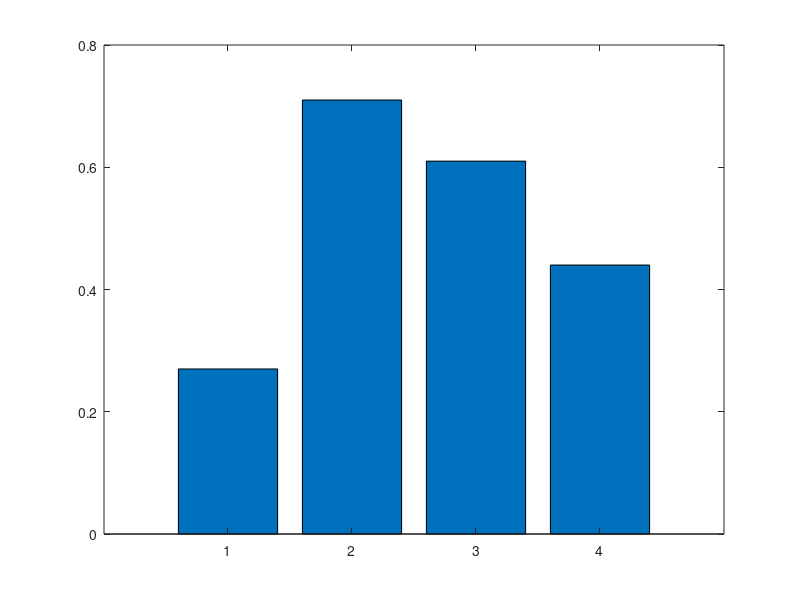

The MATLAB script that drew this image: (Note: this script raises an error after producing the figure.)
% 输入4组数据的平均误差和标准偏差值
data1 = [0.27, 0.18]; %本文方法
data2 = [0.71, 0.35];  %初始标定方法
data3 = [0.61, 0.13]; %Wu的方法
data4 = [0.44, 0.21]; %Wang的方法

% 将数据存储在一个矩阵中
data = [data1; data2; data3; data4];
set(0,'defaultfigurecolor','w');
% 绘制柱状图
figure;
b=bar(data(:,1));

b.FaceColor = 'flat';
b.CData(1,:) = [0  255 0];
b.CData(2,:) = [200  255 0];
b.CData(3,:) = [0  255 255];
b.CData(4,:) = [255  0 71];


% 添加标签和标题

xlabel('Method','fontsize',14,'FontName','Times New Roman');
ylabel('Error (mm)','fontsize',14,'FontName','Times New Roman');
% title('四组数据的平均误差');

% 添加误差条
hold on;
errorbar(data(:,1), data(:,2), 'k', 'LineStyle', 'none', 'LineWidth', 1.5);
hold off;
